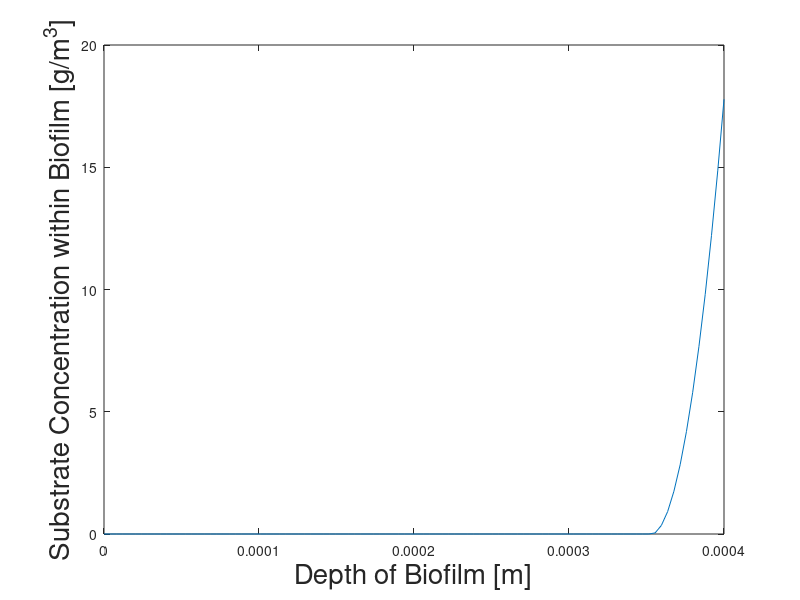

MATLAB code for this plot:
% %% Week 1: Numerical Solution to First Order Incomplete ODE dx/dt
% clc; clear;
% 
% %Conditions
% v=100; %m^3
% mew=.00835; %growth coefficient
% Qp=1; %m^3/s %flow rate through tank
% t=linspace(1,2000,200); %seconds
% dt=t(2)-t(1); %delta time
% 
% %Preallocate
% x=zeros(1,length(t)); %Concentration of biomass in liquid
% N=length(x)-1; %length of for loop
% x(1)=.1; %Initial Condition
% 
% %Equation to solve ... dx/dt=mew*x(t)-(Q'*x(t))/V
% dxdt = @(x) x*(mew-(Qp/v))
% 
% %Eulers Method
% for i=1:N
%     x(i+1)=x(i)+dt*dxdt(x(i));
%     
% end
% 
% %Plot
% figure(1)
% plot(t,x)
% xlabel('time')
% ylabel('concentration of biomass in tank')

%% Week 2: Part of Solution to Second Order Diffusion (of Substrate Inside Biofilm)
clc;
clear;
% Future: Impliment time dependent concentrations


%Steady State

%Steady State Test Conditions
mewmax=20; %d-1	maximum specific growth rate
Km=3; %g m-3	Monod half saturation coefficient
Yxs=0.5; %gx gs-1	biomass yield coefficient on substrate
De=5.00E-05; %m2 d-1	effective diffusion coefficient of substrate in biofilm
Xb=20000; %g m-3	biomass density in biofilm
Lf=4.00E-4; %m	biofilm thickness
So=25; %g m-3	bulk fluid substrate concentration

%Setup for solution
N=100; %int64(Lf/dz); %necessary points (for full depth of biofilm)

%Grid of Biofilm Depth
z=linspace(0,Lf,N); %m
dz=z(2)-z(1); %m

%Substrate in Biofilm Boundary Conditions
S=zeros(1,N);
S(end)=So; %initially assume boundary concentration = So
Snew=zeros(1,N);


%Boundary Flux Consideration
Daq=2e-5; % m^2/s (oxygen.. online)
Ll=Lf/100; %Boundary Layer Thickness
Kl=Daq/Ll; %

Sstep=.01; %g/m^2 (Step size for Boundary Concentration shooting method)

%Iterations
tic
for iter=1:1000

        c=2:1:N-1; %array to run concentrations through
        Snew(c)=(S(c+1)+S(c-1)-(mewmax*Xb*(dz^2))/(Yxs*De))/2; %Concentration of substrate at biofilm depth
    
        %Boundary Conditions After Iteration
        Snew(1)=Snew(2);
        Snew(end)=S(end);
        
        %Flux Calculations
              bflux=(Snew(end)-Snew(end-1))/dz; %Biofilm Flux at boundary
              flux=(Daq*(So-Snew(end)))/(Ll*De); %Boundary Layer Flux
              
        %Flux Matching 
          if bflux>flux                  
              Snew(end)=Snew(end)-Sstep;      
          end
          if flux>bflux
              Snew(end)=Snew(end)+Sstep;           
          end
      
        Snew(Snew < 0) = 0;

         S=Snew;
end

figure(1); clf(1)
plot(z,S)
xlabel('Depth of Biofilm [m]','fontsize',20)
ylabel('Substrate Concentration within Biofilm [g/m^3]','fontsize',20)
